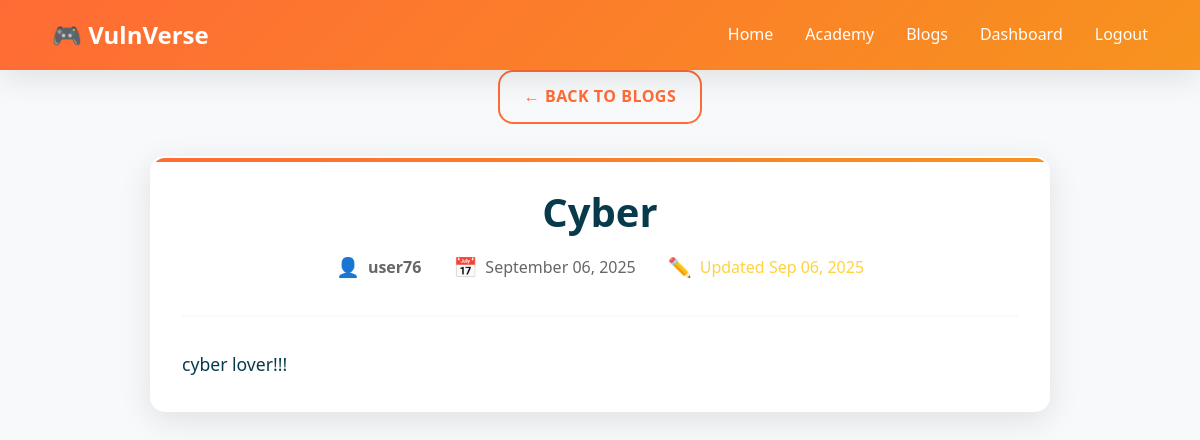
/dashboard/blog/1/ (signed in), run on the app's committed database.
### vulnverse_app/models.py (models this page shows, shortened)
class Blog(models.Model):
    title = models.CharField(max_length=200)
    content = models.TextField()
    author = models.ForeignKey(User, on_delete=models.CASCADE)
    created_at = models.DateTimeField(default=timezone.now)
    updated_at = models.DateTimeField(auto_now=True)

### vulnverse_app/views.py (the view)
# urls.py: path('blog/<int:blog_id>/', views.blog_detail, name='blog_detail'),
@login_required
def blog_detail(request, blog_id):
    blog = get_object_or_404(Blog, id=blog_id)
    return render(request, 'blog_detail.html', {'blog': blog})

### vulnverse_app/templates/blog_detail.html (shortened to what this page needs)
{% extends 'base.html' %}
{% load static %}
{% block extra_css %}
<link rel="stylesheet" href="{% static 'css/main.css' %}">
{% endblock %}
{% block content %}
<div class="container">
    <div class="text-center mb-4">
        <a href="{% url 'blog_list' %}" class="btn btn-outline">← Back to Blogs</a>
    </div>
    <article class="card animate-slide-up" style="max-width: 900px; margin: 0 auto;">
        <header class="text-center mb-4" style="border-bottom: 2px solid var(--light-color); padding-bottom: 2rem;">
            <h1 style="color: var(--dark-color); font-size: 2.5rem; margin-bottom: 1rem; line-height: 1.2;">{{ blog.title }}</h1>
            <div class="d-flex justify-center align-center" style="gap: 2rem; flex-wrap: wrap; color: #666;">
                <span style="display: flex; align-items: center; gap: 0.5rem;">
                    <span style="font-size: 1.2rem;">👤</span>
                    <strong>{{ blog.author.username }}</strong>
                </span>
                <span style="display: flex; align-items: center; gap: 0.5rem;">
                    <span style="font-size: 1.2rem;">📅</span>
                    {{ blog.created_at|date:"F d, Y" }}
                </span>
                {% if blog.updated_at != blog.created_at %}
                    <span style="display: flex; align-items: center; gap: 0.5rem; color: var(--warning-color);">
                        <span style="font-size: 1.2rem;">✏️</span>
                        Updated {{ blog.updated_at|date:"M d, Y" }}
                    </span>
                {% endif %}
            </div>
        </header>
        <div class="blog-content" style="line-height: 1.8; font-size: 1.1rem; color: var(--dark-color);">
            <div style="white-space: pre-line; word-wrap: break-word; overflow-wrap: break-word;">{{ blog.content }}</div>
        </div>
    </article>
</div>
{% endblock %}

### vulnverse_app/static/css/main.css (style rules this page uses)
:root { --primary-color: #ff6b35; --secondary-color: #f7931e; --accent-color: #ffd23f; --success-color: #06d6a0; --danger-color: #ef476f; --warning-color: #ffd23f; --info-color: #118ab2; --dark-color: #073b4c; --light-color: #f8f9fa; --white: #ffffff; --primary-gradient: linear-gradient(135deg, #ff6b35, #f7931e); --secondary-gradient: linear-gradient(135deg, #06d6a0, #118ab2); --danger-gradient: linear-gradient(135deg, #ef476f, #ff6b35); --dark-gradient: linear-gradient(135deg, #073b4c, #118ab2); --card-shadow: 0 8px 32px rgba(0,0,0,0.1); --hover-shadow: 0 12px 40px rgba(0,0,0,0.15); --button-shadow: 0 4px 15px rgba(255,107,53,0.3); --border-radius: 15px; --border-radius-sm: 8px; --border-radius-lg: 25px; --transition: all 0.3s cubic-bezier(0.4, 0, 0.2, 1); --transition-fast: all 0.2s ease; }
* { margin: 0; padding: 0; box-sizing: border-box; }
body { font-family: 'Segoe UI', Tahoma, Geneva, Verdana, sans-serif; line-height: 1.6; color: var(--dark-color); background: var(--light-color); }
h1, h2, h3, h4, h5, h6 { font-weight: 700; line-height: 1.2; margin-bottom: 1rem; }
h1 { font-size: 2.5rem; }
.btn { display: inline-flex; align-items: center; justify-content: center; padding: 12px 24px; border: none; border-radius: var(--border-radius); font-size: 16px; font-weight: 600; text-decoration: none; cursor: pointer; transition: var(--transition); position: relative; overflow: hidden; text-transform: uppercase; letter-spacing: 0.5px; }
.btn::before { content: ''; position: absolute; top: 0; left: -100%; width: 100%; height: 100%; background: linear-gradient(90deg, transparent, rgba(255,255,255,0.2), transparent); transition: left 0.5s; }
.btn-outline { background: transparent; color: var(--primary-color); border: 2px solid var(--primary-color); }
.card { background: var(--white); border-radius: var(--border-radius); box-shadow: var(--card-shadow); padding: 30px; transition: var(--transition); border: 2px solid transparent; position: relative; overflow: hidden; }
.card::before { content: ''; position: absolute; top: 0; left: 0; right: 0; height: 4px; background: var(--primary-gradient); }
.container { max-width: 1200px; margin: 0 auto; padding: 0 20px; }
.animate-slide-up { animation: slideInUp 0.6s ease-out; }
.text-center { text-align: center; }
.mb-4 { margin-bottom: 2rem; }
.d-flex { display: flex; }
.justify-center { justify-content: center; }
.align-center { align-items: center; }

### data on the page
Blog: title "Cyber", author.username "user76", created_at "September 06, 2025", updated_at "Sep 06, 2025", content "cyber lover!!!"
